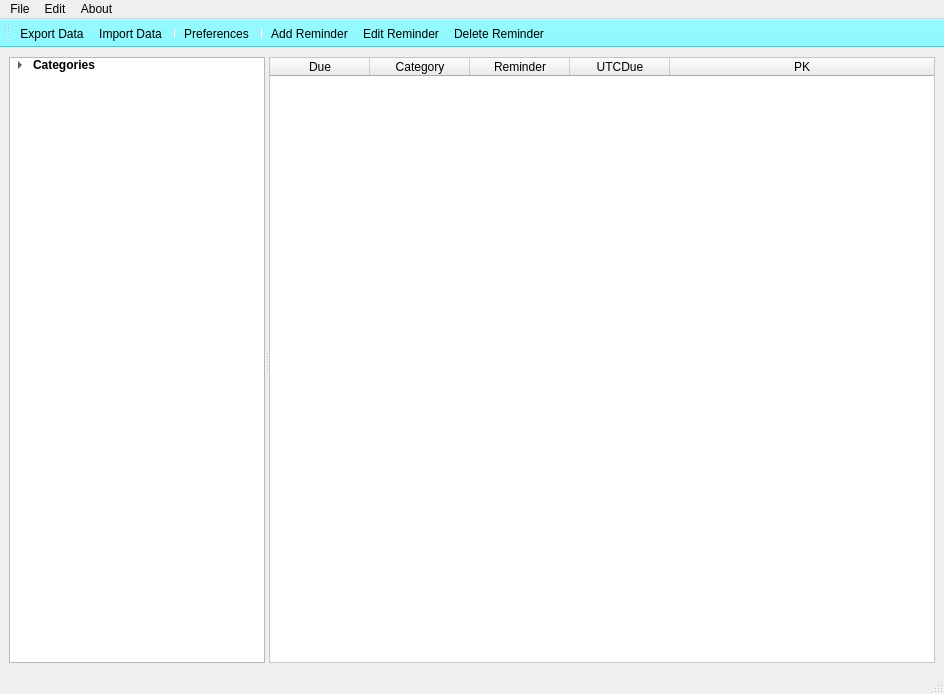
<?xml version="1.0" encoding="UTF-8"?>
<ui version="4.0">
 <class>mainWindow</class>
 <widget class="QMainWindow" name="mainWindow">
  <property name="geometry">
   <rect>
    <x>0</x>
    <y>0</y>
    <width>944</width>
    <height>694</height>
   </rect>
  </property>
  <property name="windowTitle">
   <string>QTierna</string>
  </property>
  <property name="windowIcon">
   <iconset resource="../icons.qrc">
    <normaloff>:/icons/icons/alarm-clock.png</normaloff>:/icons/icons/alarm-clock.png</iconset>
  </property>
  <property name="windowOpacity">
   <double>0.990000000000000</double>
  </property>
  <widget class="QWidget" name="centralwidget">
   <layout class="QGridLayout" name="gridLayout">
    <item row="0" column="0">
     <widget class="QSplitter" name="splitter">
      <property name="orientation">
       <enum>Qt::Horizontal</enum>
      </property>
      <property name="childrenCollapsible">
       <bool>false</bool>
      </property>
      <widget class="QTreeWidget" name="mainTreeWidget">
       <property name="sizePolicy">
        <sizepolicy hsizetype="MinimumExpanding" vsizetype="Expanding">
         <horstretch>0</horstretch>
         <verstretch>0</verstretch>
        </sizepolicy>
       </property>
       <property name="minimumSize">
        <size>
         <width>200</width>
         <height>0</height>
        </size>
       </property>
       <property name="statusTip">
        <string>Filter by category</string>
       </property>
       <property name="headerHidden">
        <bool>true</bool>
       </property>
       <attribute name="headerStretchLastSection">
        <bool>true</bool>
       </attribute>
       <column>
        <property name="text">
         <string>category</string>
        </property>
        <property name="font">
         <font>
          <weight>75</weight>
          <bold>true</bold>
         </font>
        </property>
       </column>
       <item>
        <property name="text">
         <string>Categories</string>
        </property>
        <property name="font">
         <font>
          <weight>75</weight>
          <bold>true</bold>
         </font>
        </property>
        <property name="icon">
         <iconset resource="../icons.qrc">
          <normaloff>:/icons/icons/folder.png</normaloff>:/icons/icons/folder.png</iconset>
        </property>
        <item>
         <property name="text">
          <string>Upcoming</string>
         </property>
         <property name="font">
          <font>
           <weight>75</weight>
           <bold>true</bold>
          </font>
         </property>
         <property name="icon">
          <iconset resource="../icons.qrc">
           <normaloff>:/icons/icons/alarm.png</normaloff>:/icons/icons/alarm.png</iconset>
         </property>
        </item>
        <item>
         <property name="text">
          <string>Complete</string>
         </property>
         <property name="font">
          <font>
           <weight>75</weight>
           <bold>true</bold>
          </font>
         </property>
         <property name="icon">
          <iconset resource="../icons.qrc">
           <normaloff>:/icons/icons/checked.png</normaloff>:/icons/icons/checked.png</iconset>
         </property>
        </item>
        <item>
         <property name="text">
          <string>Uncategorized</string>
         </property>
         <property name="font">
          <font>
           <weight>75</weight>
           <bold>true</bold>
          </font>
         </property>
         <property name="icon">
          <iconset resource="../icons.qrc">
           <normaloff>:/icons/icons/file.png</normaloff>:/icons/icons/file.png</iconset>
         </property>
        </item>
       </item>
      </widget>
      <widget class="QTableWidget" name="mainTableWidget">
       <property name="sizePolicy">
        <sizepolicy hsizetype="Expanding" vsizetype="Expanding">
         <horstretch>1</horstretch>
         <verstretch>0</verstretch>
        </sizepolicy>
       </property>
       <property name="minimumSize">
        <size>
         <width>500</width>
         <height>500</height>
        </size>
       </property>
       <property name="styleSheet">
        <string notr="true">QTableWidget{
	background-color: #FFF;
	alternate-background-color: rgb(140, 250, 255);
}

QTableWidget[complete=true]{
	background-color: #FFF;
	alternate-background-color: rgb(115, 235, 174, 127);
}

QToolTip {

color: #000000; 
border-radius: 5px;
max-width: 300px; 
background-color: rgb(140, 250, 255); 
border: 1px solid white; 

}
</string>
       </property>
       <property name="horizontalScrollBarPolicy">
        <enum>Qt::ScrollBarAlwaysOff</enum>
       </property>
       <property name="alternatingRowColors">
        <bool>true</bool>
       </property>
       <property name="selectionMode">
        <enum>QAbstractItemView::MultiSelection</enum>
       </property>
       <property name="selectionBehavior">
        <enum>QAbstractItemView::SelectRows</enum>
       </property>
       <attribute name="horizontalHeaderStretchLastSection">
        <bool>true</bool>
       </attribute>
       <attribute name="verticalHeaderStretchLastSection">
        <bool>false</bool>
       </attribute>
       <column>
        <property name="text">
         <string>Due</string>
        </property>
       </column>
       <column>
        <property name="text">
         <string>Category</string>
        </property>
       </column>
       <column>
        <property name="text">
         <string>Reminder</string>
        </property>
       </column>
       <column>
        <property name="text">
         <string>UTCDue</string>
        </property>
       </column>
       <column>
        <property name="text">
         <string>PK</string>
        </property>
       </column>
      </widget>
     </widget>
    </item>
   </layout>
  </widget>
  <widget class="QMenuBar" name="mainMenubar">
   <property name="geometry">
    <rect>
     <x>0</x>
     <y>0</y>
     <width>944</width>
     <height>25</height>
    </rect>
   </property>
   <widget class="QMenu" name="menuFile">
    <property name="title">
     <string>File</string>
    </property>
    <addaction name="actionImport_Data"/>
    <addaction name="actionExport_Data"/>
    <addaction name="separator"/>
    <addaction name="actionExit"/>
   </widget>
   <widget class="QMenu" name="menuAbout">
    <property name="title">
     <string>About</string>
    </property>
    <addaction name="separator"/>
    <addaction name="actionAbout"/>
   </widget>
   <widget class="QMenu" name="menuReminder">
    <property name="title">
     <string>Edit</string>
    </property>
    <addaction name="actionAdd_Reminder"/>
    <addaction name="actionEdit_Reminder"/>
    <addaction name="actionRemove_Reminder"/>
    <addaction name="separator"/>
    <addaction name="separator"/>
    <addaction name="actionAdd_Category"/>
    <addaction name="actionEdit_Category"/>
    <addaction name="actionDelete_Category"/>
    <addaction name="separator"/>
    <addaction name="actionPreferences"/>
   </widget>
   <addaction name="menuFile"/>
   <addaction name="menuReminder"/>
   <addaction name="menuAbout"/>
  </widget>
  <widget class="QToolBar" name="toolBar">
   <property name="windowTitle">
    <string>toolBar</string>
   </property>
   <property name="toolTip">
    <string>Edit Reminder</string>
   </property>
   <property name="styleSheet">
    <string notr="true">QToolBar{
    background-color: rgb(140, 250, 255);
     float: right;
}

QToolButton:hover{
   border: 1px solid white;
   background-color:rgb(140, 250, 255);
}</string>
   </property>
   <property name="iconSize">
    <size>
     <width>32</width>
     <height>32</height>
    </size>
   </property>
   <property name="toolButtonStyle">
    <enum>Qt::ToolButtonIconOnly</enum>
   </property>
   <attribute name="toolBarArea">
    <enum>TopToolBarArea</enum>
   </attribute>
   <attribute name="toolBarBreak">
    <bool>false</bool>
   </attribute>
   <addaction name="actionExport_Data"/>
   <addaction name="actionImport_Data"/>
   <addaction name="separator"/>
   <addaction name="actionPreferences"/>
   <addaction name="separator"/>
   <addaction name="actionAdd_Reminder"/>
   <addaction name="actionEdit_Reminder"/>
   <addaction name="actionRemove_Reminder"/>
  </widget>
  <widget class="QStatusBar" name="statusBar"/>
  <action name="actionImport_Data">
   <property name="icon">
    <iconset resource="../icons.qrc">
     <normaloff>:/icons/icons/import_white.png</normaloff>:/icons/icons/import_white.png</iconset>
   </property>
   <property name="text">
    <string>Import Data</string>
   </property>
   <property name="statusTip">
    <string>Import Reminders</string>
   </property>
   <property name="shortcut">
    <string>Ctrl+I</string>
   </property>
  </action>
  <action name="actionExport_Data">
   <property name="icon">
    <iconset resource="../icons.qrc">
     <normaloff>:/icons/icons/export_white.png</normaloff>:/icons/icons/export_white.png</iconset>
   </property>
   <property name="text">
    <string>Export Data</string>
   </property>
   <property name="statusTip">
    <string>Export Reminders</string>
   </property>
   <property name="shortcut">
    <string>Ctrl+X</string>
   </property>
  </action>
  <action name="actionExit">
   <property name="text">
    <string>Exit</string>
   </property>
  </action>
  <action name="actionAdd_Reminder">
   <property name="icon">
    <iconset resource="../icons.qrc">
     <normaloff>:/icons/icons/circle-add_white.png</normaloff>:/icons/icons/circle-add_white.png</iconset>
   </property>
   <property name="text">
    <string>Add Reminder</string>
   </property>
   <property name="statusTip">
    <string>Add Reminder</string>
   </property>
   <property name="shortcut">
    <string>Ctrl+A</string>
   </property>
  </action>
  <action name="actionRemove_Reminder">
   <property name="icon">
    <iconset resource="../icons.qrc">
     <normaloff>:/icons/icons/trash_white.png</normaloff>:/icons/icons/trash_white.png</iconset>
   </property>
   <property name="text">
    <string>Delete Reminder</string>
   </property>
   <property name="statusTip">
    <string>Delete selected reminders</string>
   </property>
   <property name="shortcut">
    <string>Ctrl+D</string>
   </property>
  </action>
  <action name="actionHelp">
   <property name="text">
    <string>Help</string>
   </property>
  </action>
  <action name="actionAbout">
   <property name="text">
    <string>About</string>
   </property>
  </action>
  <action name="actionPreferences">
   <property name="icon">
    <iconset resource="../icons.qrc">
     <normaloff>:/icons/icons/settings_white.png</normaloff>:/icons/icons/settings_white.png</iconset>
   </property>
   <property name="text">
    <string>Preferences</string>
   </property>
   <property name="statusTip">
    <string>Configure settings</string>
   </property>
  </action>
  <action name="actionEdit_Reminder">
   <property name="icon">
    <iconset resource="../icons.qrc">
     <normaloff>:/icons/icons/edit_white.png</normaloff>:/icons/icons/edit_white.png</iconset>
   </property>
   <property name="text">
    <string>Edit Reminder</string>
   </property>
   <property name="statusTip">
    <string>Edit selected reminder</string>
   </property>
   <property name="shortcut">
    <string>Ctrl+E</string>
   </property>
  </action>
  <action name="actionAdd_Category">
   <property name="text">
    <string>Add Category</string>
   </property>
   <property name="shortcut">
    <string>Ctrl+Shift+A</string>
   </property>
  </action>
  <action name="actionEdit_Category">
   <property name="text">
    <string>Edit Category</string>
   </property>
   <property name="shortcut">
    <string>Ctrl+Shift+E</string>
   </property>
  </action>
  <action name="actionDelete_Category">
   <property name="text">
    <string>Delete Category</string>
   </property>
   <property name="shortcut">
    <string>Ctrl+Shift+D</string>
   </property>
  </action>
 </widget>
 <resources>
  <include location="../icons.qrc"/>
 </resources>
 <connections/>
</ui>
